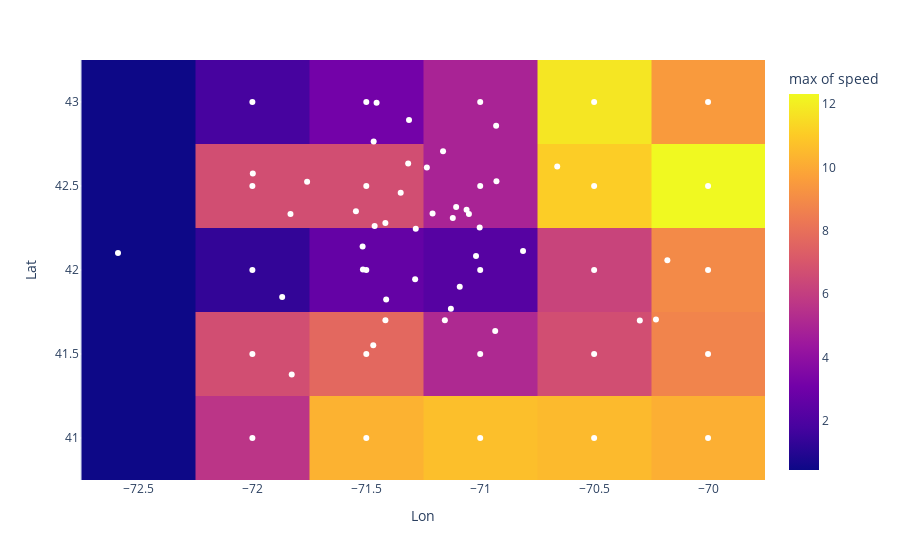

Source (notebook cell):
### Code cell
both_grids = pd.read_csv("../_data/weather.csv")
NEW_LON = "Lon"
NEW_LAT = "Lat"

import plotly.express as px
px.density_heatmap(
    both_grids,
    x =NEW_LON,
    y=NEW_LAT,
    hover_data=["name"],
#     color=SPEED,
    z=SPEED,
    histfunc="max",
    nbinsx=10,
    nbinsy=10,
).add_trace(
    px.scatter(
        both_grids,
        x=NEW_LON,
        y=NEW_LAT,
        
    ).update_traces(marker={"color":"white"}).data[0]
)

### Figure 1 — Plotly figure (JSON) as saved in the notebook; plotly's stock layout.template omitted (floating-point values rounded to 4 significant figures)
{"data": [{"coloraxis": "coloraxis", "histfunc": "max", "hovertemplate": "Lon=%{x}<br>Lat=%{y}<br>max of speed=%{z}<extra></extra>", "name": "", "nbinsx": 10, "nbinsy": 10, "type": "histogram2d", "x": [-71.0, -71.05, -71.06, -71.12, -71.11, -71.21, -71.02, -70.81, -70.93, -71.42, -71.46, -71.23, -70.66, -71.09, -71.55, -71.32, -71.29, -71.52, -71.16, -71.51, -71.13, -70.93, -71.41, -71.47, -71.83, -71.76, -71.16, -71.31, -70.93, -71.42, -71.45, -72.0, -71.87, -70.3, -70.23, -71.47, -71.28, -71.35, -71.83, -70.18, -72.59, -72, -71.5, -71, -70.5, -70, -72, -71.5, -71, -70.5, -70, -72, -71.5, -71, -70.5, -70, -72, -71.5, -71, -70.5, -70, -72, -71.5, -71, -70.5, -70], "xaxis": "x", "xbingroup": "x", "y": [42.25, 42.33, 42.36, 42.31, 42.38, 42.34, 42.08, 42.11, 42.53, 42.28, 42.26, 42.61, 42.62, 41.9, 42.35, 42.63, 41.94, 42.14, 42.71, 42.0, 41.77, 42.86, 41.82, 42.77, 42.33, 42.53, 41.7, 42.89, 41.64, 41.7, 43.0, 42.58, 41.84, 41.7, 41.71, 41.55, 42.25, 42.46, 41.38, 42.06, 42.1, 41, 41, 41, 41, 41, 41.5, 41.5, 41.5, 41.5, 41.5, 42, 42, 42, 42, 42, 42.5, 42.5, 42.5, 42.5, 42.5, 43, 43, 43, 43, 43], "yaxis": "y", "ybingroup": "y", "z": [0.45, 4.92, 4.92, 1.79, 1.79, 2.68, 2.24, 0.45, 2.68, 0.45, 0.45, 2.24, 4.02, 1.34, 1.34, 1.34, 1.79, 1.79, 1.79, 2.68, 1.34, 1.34, 1.34, 3.13, 0.89, 6.69, 2.68, 0.89, 3.13, 7.72, 2.24, 6.69, 1.34, 6.69, 6.69, 1.34, 2.24, 6.69, 4.12, 8.94, 0.45, 5.66, 10.27, 10.66, 10.51, 10.16, 6.69, 5.81, 5.14, 6.69, 8.74, 1.34, 2.68, 1.79, 6.26, 6.26, 5.25, 0.45, 1.34, 11.08, 12.32, 1.79, 1.34, 4.92, 11.78, 9.5]}, {"hovertemplate": "Lon=%{x}<br>Lat=%{y}<extra></extra>", "legendgroup": "", "marker": {"color": "white", "symbol": "circle"}, "mode": "markers", "name": "", "orientation": "v", "showlegend": false, "type": "scatter", "x": [-71.0, -71.05, -71.06, -71.12, -71.11, -71.21, -71.02, -70.81, -70.93, -71.42, -71.46, -71.23, -70.66, -71.09, -71.55, -71.32, -71.29, -71.52, -71.16, -71.51, -71.13, -70.93, -71.41, -71.47, -71.83, -71.76, -71.16, -71.31, -70.93, -71.42, -71.45, -72.0, -71.87, -70.3, -70.23, -71.47, -71.28, -71.35, -71.83, -70.18, -72.59, -72, -71.5, -71, -70.5, -70, -72, -71.5, -71, -70.5, -70, -72, -71.5, -71, -70.5, -70, -72, -71.5, -71, -70.5, -70, -72, -71.5, -71, -70.5, -70], "xaxis": "x", "y": [42.25, 42.33, 42.36, 42.31, 42.38, 42.34, 42.08, 42.11, 42.53, 42.28, 42.26, 42.61, 42.62, 41.9, 42.35, 42.63, 41.94, 42.14, 42.71, 42.0, 41.77, 42.86, 41.82, 42.77, 42.33, 42.53, 41.7, 42.89, 41.64, 41.7, 43.0, 42.58, 41.84, 41.7, 41.71, 41.55, 42.25, 42.46, 41.38, 42.06, 42.1, 41, 41, 41, 41, 41, 41.5, 41.5, 41.5, 41.5, 41.5, 42, 42, 42, 42, 42, 42.5, 42.5, 42.5, 42.5, 42.5, 43, 43, 43, 43, 43], "yaxis": "y"}], "layout": {"coloraxis": {"colorbar": {"title": {"text": "max of speed"}}, "colorscale": [[0, "#0d0887"], [0.1111, "#46039f"], [0.2222, "#7201a8"], [0.3333, "#9c179e"], [0.4444, "#bd3786"], [0.5556, "#d8576b"], [0.6667, "#ed7953"], [0.7778, "#fb9f3a"], [0.8889, "#fdca26"], [1, "#f0f921"]]}, "legend": {"tracegroupgap": 0}, "margin": {"t": 60}, "xaxis": {"anchor": "y", "domain": [0, 1], "title": {"text": "Lon"}}, "yaxis": {"anchor": "x", "domain": [0, 1], "title": {"text": "Lat"}}}}
